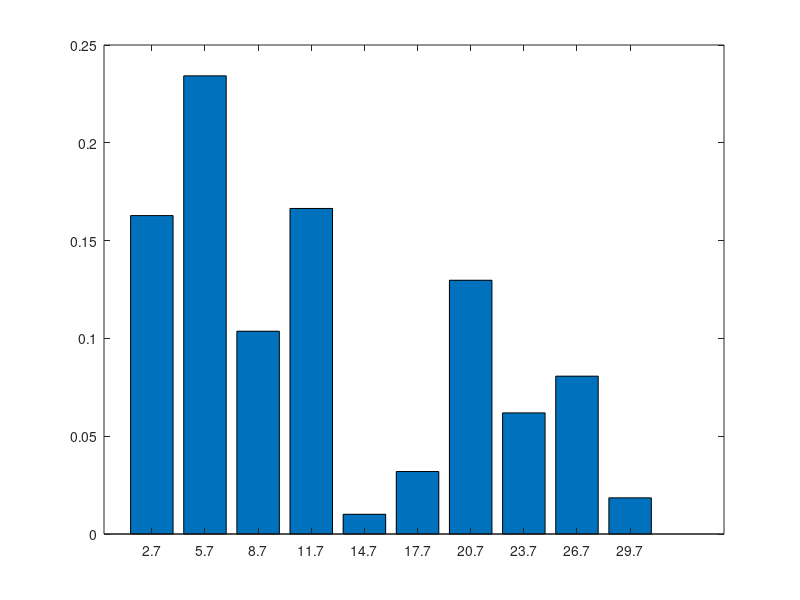

MATLAB code to generate this figure:
dist_rssi = load('dist_rssi_-70.0.txt');
dist = dist_rssi(:,1);
min_dist = min(dist);
max_dist = max(dist);

xcenters = min_dist:3:max_dist;
[nelements,xcenters] = hist(dist,xcenters);
figure
bar(xcenters,nelements/sum(nelements))
set(gca,'xtick',xcenters)
%hist(dist,1);